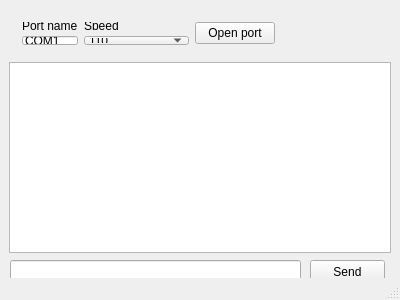
<?xml version="1.0" encoding="UTF-8"?>
<ui version="4.0">
 <class>MainWindow</class>
 <widget class="QMainWindow" name="MainWindow">
  <property name="geometry">
   <rect>
    <x>0</x>
    <y>0</y>
    <width>400</width>
    <height>300</height>
   </rect>
  </property>
  <property name="windowTitle">
   <string>MainWindow</string>
  </property>
  <widget class="QWidget" name="centralWidget">
   <widget class="QTextBrowser" name="textBrowser">
    <property name="geometry">
     <rect>
      <x>9</x>
      <y>62</y>
      <width>382</width>
      <height>191</height>
     </rect>
    </property>
   </widget>
   <widget class="QLineEdit" name="lineEdit_2">
    <property name="geometry">
     <rect>
      <x>10</x>
      <y>260</y>
      <width>291</width>
      <height>20</height>
     </rect>
    </property>
   </widget>
   <widget class="QPushButton" name="pushButton_2">
    <property name="geometry">
     <rect>
      <x>310</x>
      <y>260</y>
      <width>75</width>
      <height>23</height>
     </rect>
    </property>
    <property name="text">
     <string>Send</string>
    </property>
   </widget>
   <widget class="QWidget" name="layoutWidget">
    <property name="geometry">
     <rect>
      <x>11</x>
      <y>11</y>
      <width>275</width>
      <height>45</height>
     </rect>
    </property>
    <layout class="QHBoxLayout" name="horizontalLayout">
     <item>
      <layout class="QFormLayout" name="formLayout">
       <item row="0" column="0">
        <widget class="QLabel" name="label">
         <property name="text">
          <string>Port name</string>
         </property>
        </widget>
       </item>
       <item row="0" column="1">
        <widget class="QLabel" name="label_2">
         <property name="text">
          <string>Speed</string>
         </property>
        </widget>
       </item>
       <item row="1" column="0">
        <widget class="QLineEdit" name="lineEdit">
         <property name="text">
          <string>COM1</string>
         </property>
        </widget>
       </item>
       <item row="1" column="1">
        <widget class="QComboBox" name="comboBox">
         <item>
          <property name="text">
           <string>110</string>
          </property>
         </item>
         <item>
          <property name="text">
           <string>300</string>
          </property>
         </item>
         <item>
          <property name="text">
           <string>600</string>
          </property>
         </item>
         <item>
          <property name="text">
           <string>1200</string>
          </property>
         </item>
         <item>
          <property name="text">
           <string>2400</string>
          </property>
         </item>
         <item>
          <property name="text">
           <string>4800</string>
          </property>
         </item>
         <item>
          <property name="text">
           <string>9600</string>
          </property>
         </item>
         <item>
          <property name="text">
           <string>14400</string>
          </property>
         </item>
         <item>
          <property name="text">
           <string>19200</string>
          </property>
         </item>
         <item>
          <property name="text">
           <string>38400</string>
          </property>
         </item>
         <item>
          <property name="text">
           <string>56000</string>
          </property>
         </item>
         <item>
          <property name="text">
           <string>57600</string>
          </property>
         </item>
         <item>
          <property name="text">
           <string>115200</string>
          </property>
         </item>
         <item>
          <property name="text">
           <string>128000</string>
          </property>
         </item>
         <item>
          <property name="text">
           <string>256000</string>
          </property>
         </item>
        </widget>
       </item>
      </layout>
     </item>
     <item>
      <widget class="QPushButton" name="pushButton">
       <property name="text">
        <string>Open port</string>
       </property>
      </widget>
     </item>
    </layout>
   </widget>
  </widget>
  <widget class="QStatusBar" name="statusBar"/>
 </widget>
 <layoutdefault spacing="6" margin="11"/>
 <resources/>
 <connections/>
</ui>
